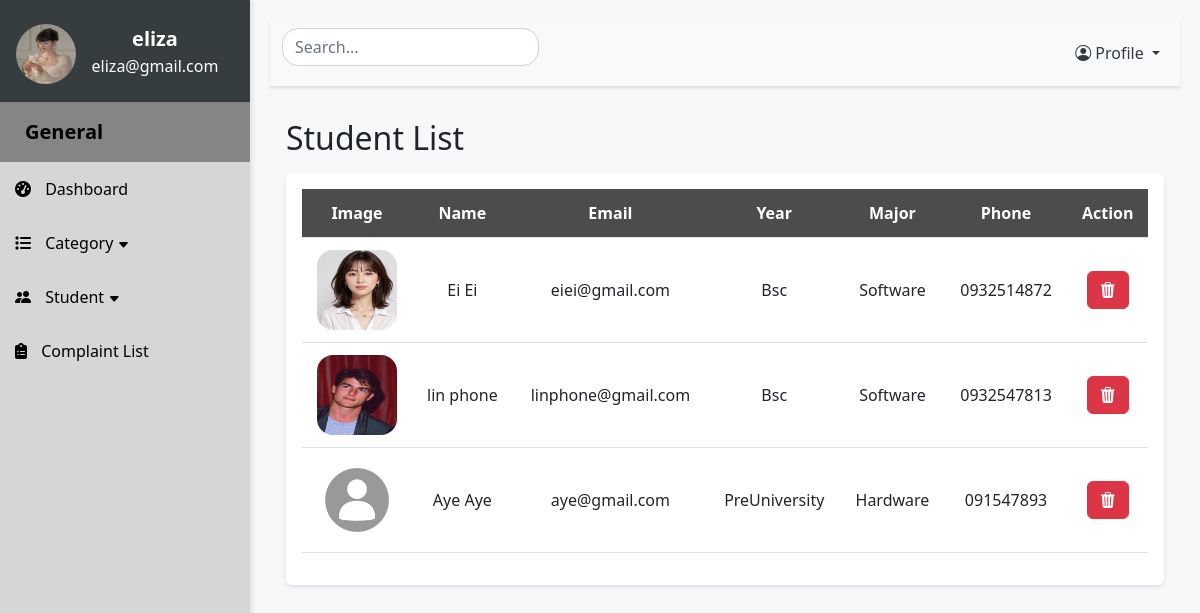
The app's page /viewStudent (signed in) with its own data.
### website/models.py (models this page shows)
class Student(db.Model):
    id = db.Column(db.Integer, primary_key=True)
    student_name = db.Column(db.String(255), nullable=False)
    student_email = db.Column(db.String(255), nullable=False)
    student_password = db.Column(db.String(255), nullable=False)
    student_image = db.Column(db.String(255), nullable=False)
    student_year = db.Column(db.String(255), nullable=False)
    student_major = db.Column(db.String(255), nullable=False)
    student_phone = db.Column(db.String(255), nullable=False)
    complaints = db.relationship('Complaints')

### app.py (the view)
@app.route('/viewStudent', methods=['GET', 'POST'])
def viewStudent():
    if 'admin_id' not in session:
        return redirect(url_for('SignIn'))
    else:
        return viewstudent()

### website/adminfeatures.py (called while the page is built)
def viewstudent():
    students = Student.query.all()
    count = len(students)
    return render_template("adminstudent.html", students=students, count=count)

### website/templates/adminstudent.html (shortened to what this page needs)
{% extends "adminlayout.html" %} {% block title %}Student Page{% endblock%}
{% block content %}
<h2 class="my-3">Student List</h2>
<div class="p-3 mb-5 rounded table-responsive">
  <table class="table align-middle">
      <thead>
          <tr>
            <th>Image</th>
            <th>Name</th>
            <th>Email</th>
            <th>Year</th>
            <th>Major</th>
            <th>Phone</th>
            <th>Action</th>
          </tr>
      </thead>
      <tbody id="search-table-body">
        {% if count == 0 %}
          <tr>
            <td colspan="6"><h5 style="color: grey">There is no data ...</h5></td>
          </tr>
        {% else %}
          {% for student in students: %}
          <tr>
            <td>
              <img class="img-fluid rounded-4" style="width:80px; height:80px;background-size:cover" src="{{ url_for('static', filename='images/' + student.student_image) }}" alt="user photo">
            </td>
            <td class="searchedvalue">{{ student.student_name}}</td>
            <td class="searchedvalue">{{ student.student_email}}</td>
            <td>{{ student.student_year}}</td>
            <td>{{ student.student_major}}</td>
            <td>{{ student.student_phone}}</td>
            <td>
              <a class="btn btn-danger" onclick="deleteStudent({{ student.id }})"><i class="bi bi-trash3-fill"></i></a>
            </td>
          </tr>
          {% endfor %}
        {% endif %}
      </tbody>
  </table>
</div>
{% endblock %}

### website/static/css/admincss.css (style rules this page uses)
body { background-color: #f7f8fa; }
.table thead th { background-color: #4c4c4c; color: #fff; text-align: center; }
.table-responsive { background-color: #fff; padding: 10px; border-radius: 10px; box-shadow: 0 2px 4px rgba(0,0,0,0.1); }
.table th, .table td { padding: 0.75rem; text-align: center; vertical-align: middle; }
.table td:first-child, .table th:first-child { width: 13%; }

### records on screen
Student: student_image (picture), student_name "Ei Ei", student_email "eiei@gmail.com", student_year "Bsc", student_major "Software", student_phone "0932514872"
Student: student_image (picture), student_name "lin phone", student_email "linphone@gmail.com", student_year "Bsc", student_major "Software", student_phone "0932547813"
Student: student_image (placeholder picture), student_name "Aye Aye", student_email "aye@gmail.com", student_year "PreUniversity", student_major "Hardware", student_phone "091547893"

### other values on screen
{{ session.get('admin')['admin_name'] }} "eliza"
{{ session.get('admin')['admin_email'] }} "eliza@gmail.com"
